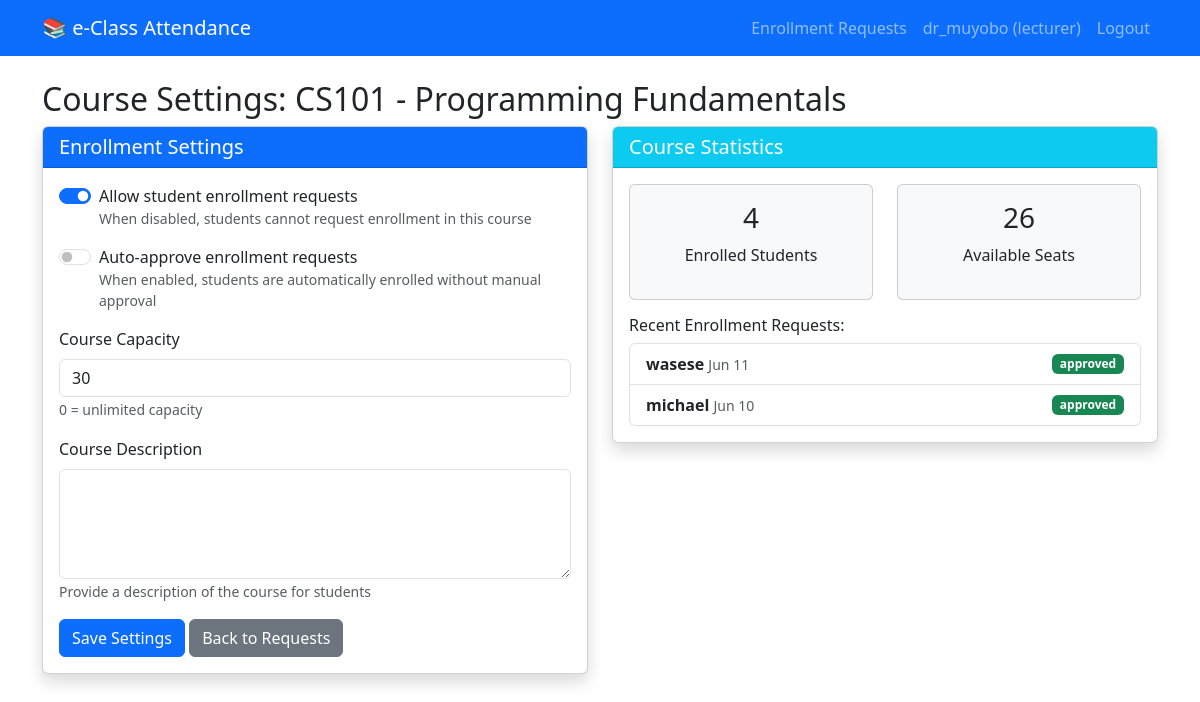
/course/1/settings/ (signed in), run on an earlier commit of the app's database.
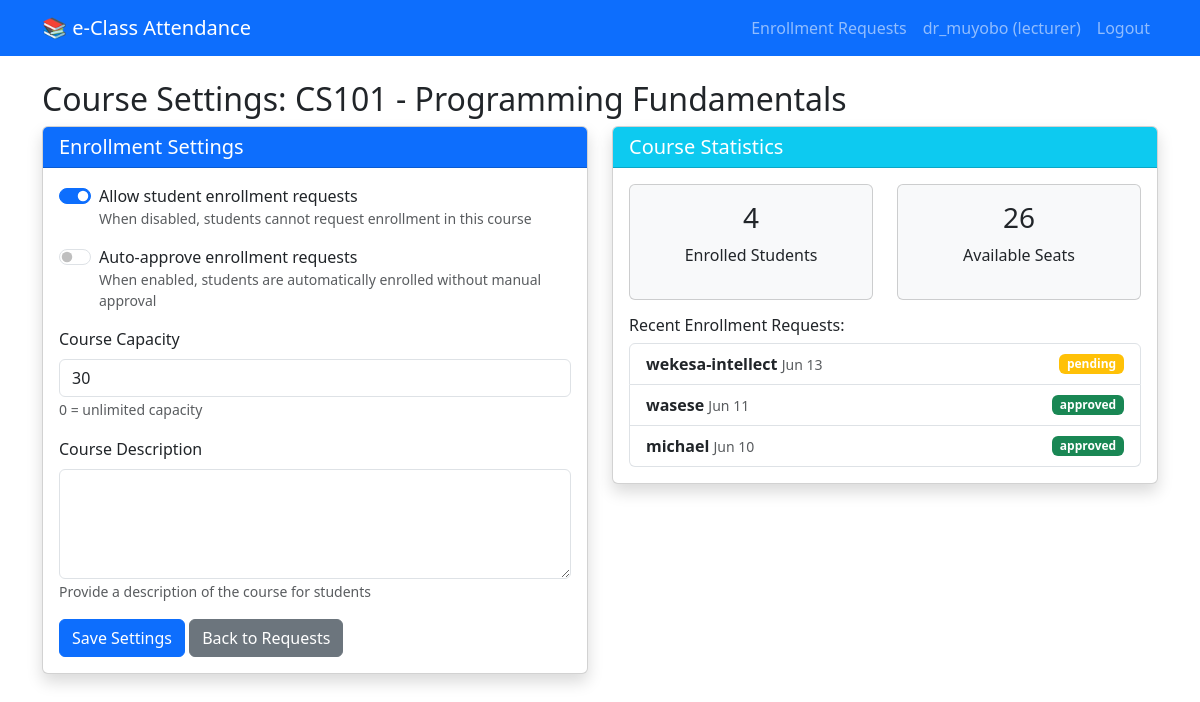
And on a later commit of the database.
### attendance/models.py (models this page shows, shortened)
class EnrollmentRequest(models.Model):
    STATUS_CHOICES = (
        ('pending', 'Pending'),
        ('approved', 'Approved'),
        ('rejected', 'Rejected'),
    )
    student = models.ForeignKey(User, on_delete=models.CASCADE, limit_choices_to={'role': 'student'}, related_name='enrollment_requests')
    course = models.ForeignKey(Course, on_delete=models.CASCADE, related_name='enrollment_requests')
    status = models.CharField(max_length=20, choices=STATUS_CHOICES, default='pending')
    requested_at = models.DateTimeField(auto_now_add=True)
    processed_at = models.DateTimeField(null=True, blank=True)
    processed_by = models.ForeignKey(User, on_delete=models.SET_NULL, null=True, blank=True, related_name='processed_enrollments')
    notes = models.TextField(blank=True)
    class Meta:
        unique_together = ('student', 'course')
        ordering = ['-requested_at']

class User(AbstractUser):
    ROLE_CHOICES = (
        ('student', 'Student'),
        ('lecturer', 'Lecturer'),
        ('admin', 'Faculty Admin'),
    )
    role = models.CharField(max_length=20, choices=ROLE_CHOICES, default='student')
    phone = models.CharField(max_length=15, blank=True)
    email = models.EmailField(blank=True, null=True)

### attendance/views.py (the view, shortened to what this page needs)
# urls.py: path('course/<int:course_id>/settings/', views.course_settings, name='course_settings'),
@login_required
def course_settings(request, course_id):
    if request.user.role != 'lecturer':
        messages.error(request, 'Access denied')
        return redirect('dashboard')
    course = get_object_or_404(Course, id=course_id, lecturer=request.user)
    context = {'course': course}
    return render(request, 'attendance/course_settings.html', context)

### attendance/models.py (called while the page is built)
    @property
    def available_seats(self):
        if self.capacity == 0:
            return 999
        return max(0, self.capacity - self.students.count())

### attendance/templates/attendance/course_settings.html (shortened to what the changed rows need)
{% extends 'base.html' %}
{% block content %}
<h2>Course Settings: {{ course.code }} - {{ course.name }}</h2>
<div class="row">
    <div class="col-md-6">
        <div class="card shadow">
            <div class="card-body">
                <div class="list-group">
                    {% for req in course.enrollment_requests.all|slice:":5" %}
                    <div class="list-group-item">
                        <div class="d-flex justify-content-between align-items-center">
                            <div>
                                <strong>{{ req.student.username }}</strong>
                                <small class="text-muted">{{ req.requested_at|date:"M d" }}</small>
                            </div>
                            <span class="badge {% if req.status == 'pending' %}bg-warning{% elif req.status == 'approved' %}bg-success{% else %}bg-danger{% endif %}">
                                {{ req.status }}
                            </span>
                        </div>
                    </div>
                    {% empty %}
                    <p class="text-muted">No enrollment requests yet</p>
                    {% endfor %}
                </div>
            </div>
        </div>
    </div>
</div>
{% endblock %}

What changed in the data, as far as the page shows it:
added EnrollmentRequest: student.username "wekesa-intellect", requested_at "Jun 13", status "pending"
